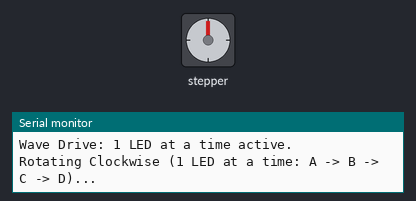
A sketch run on a simulated Arduino Uno, built with avr-gcc and run on an emulated ATmega328P. Parts: stepper motor, the last lines printed to the serial monitor. Wiring (inferred from the names in the program): stepper motor (2048 steps per turn assumed): coils pin 5, pin 6, pin 7, pin 8.

Above: at 0.18 s.
At 8.34 s:
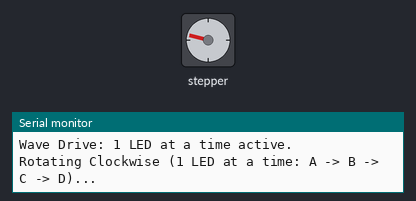
At 16.66 s:
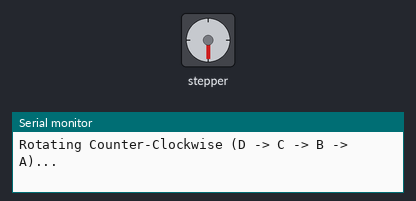
At 33.0 s:
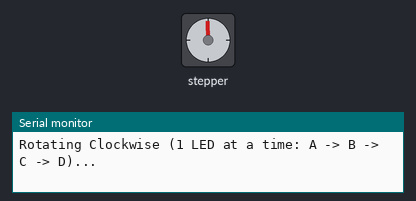
Timing chart, 0 to 40.0 s (numbered marks = the images above):
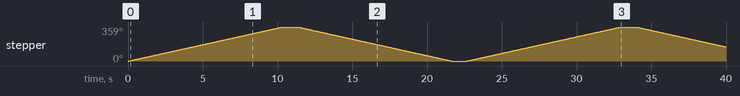

The sketch:

Stepper_ULN2003.ino
```cpp
// Wave Drive Mode: Strictly ONE LED / ONE Coil active at a time
// Pins: IN1 -> 5, IN2 -> 6, IN3 -> 7, IN4 -> 8

const int motorPin1 = 5; // IN1 (LED A)
const int motorPin2 = 6; // IN2 (LED B)
const int motorPin3 = 7; // IN3 (LED C)
const int motorPin4 = 8; // IN4 (LED D)

// 4-Step Wave Drive Matrix (Only 1 coil ON at any moment)
const int stepMatrix[4][4] = {
  {1, 0, 0, 0}, // Only LED A ON
  {0, 1, 0, 0}, // Only LED B ON
  {0, 0, 1, 0}, // Only LED C ON
  {0, 0, 0, 1}  // Only LED D ON
};

// 2048 single steps = 1 full revolution
const int STEPS_PER_REV = 2048;

void setup() {
  pinMode(motorPin1, OUTPUT);
  pinMode(motorPin2, OUTPUT);
  pinMode(motorPin3, OUTPUT);
  pinMode(motorPin4, OUTPUT);

  Serial.begin(9600);
  Serial.println("Wave Drive: 1 LED at a time active.");
}

void setStep(int s) {
  digitalWrite(motorPin1, stepMatrix[s][0]);
  digitalWrite(motorPin2, stepMatrix[s][1]);
  digitalWrite(motorPin3, stepMatrix[s][2]);
  digitalWrite(motorPin4, stepMatrix[s][3]);
}

void powerOffCoils() {
  digitalWrite(motorPin1, LOW);
  digitalWrite(motorPin2, LOW);
  digitalWrite(motorPin3, LOW);
  digitalWrite(motorPin4, LOW);
}

void rotateWave(int totalSteps, bool clockwise, int stepDelayMs) {
  if (clockwise) {
    for (int i = 0; i < totalSteps; i++) {
      setStep(i % 4);
      delay(stepDelayMs);
    }
  } else {
    for (int i = 0; i < totalSteps; i++) {
      setStep(3 - (i % 4));
      delay(stepDelayMs);
    }
  }
}

void loop() {
  // Rotate Clockwise (5ms delay per step = clear visible single LED and smooth motion)
  Serial.println("Rotating Clockwise (1 LED at a time: A -> B -> C -> D)...");
  rotateWave(STEPS_PER_REV, true, 5);

  powerOffCoils();
  delay(1000);

  // Rotate Counter-Clockwise
  Serial.println("Rotating Counter-Clockwise (D -> C -> B -> A)...");
  rotateWave(STEPS_PER_REV, false, 5);

  powerOffCoils();
  delay(1000);
}
```

Measured:
- by itself, stepper: turns 359° clockwise in 10.3 s, then 359° counter-clockwise in 10.3 s, then 359° clockwise in 10.3 s, then 210° counter-clockwise in 6.0 s
